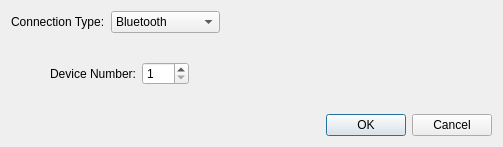
<?xml version="1.0" encoding="UTF-8"?>
<ui version="4.0">
 <class>ConnectDialog</class>
 <widget class="QDialog" name="ConnectDialog">
  <property name="geometry">
   <rect>
    <x>0</x>
    <y>0</y>
    <width>503</width>
    <height>138</height>
   </rect>
  </property>
  <property name="windowTitle">
   <string>Connect</string>
  </property>
  <layout class="QVBoxLayout" name="verticalLayout">
   <item>
    <layout class="QHBoxLayout" name="horizontalLayout">
     <item>
      <widget class="QLabel" name="label">
       <property name="text">
        <string>Connection Type:</string>
       </property>
      </widget>
     </item>
     <item>
      <widget class="QComboBox" name="comboBox">
       <item>
        <property name="text">
         <string>Bluetooth</string>
        </property>
       </item>
       <item>
        <property name="text">
         <string>Local Network</string>
        </property>
       </item>
       <item>
        <property name="text">
         <string>USB Network</string>
        </property>
       </item>
      </widget>
     </item>
     <item>
      <spacer name="horizontalSpacer">
       <property name="orientation">
        <enum>Qt::Horizontal</enum>
       </property>
       <property name="sizeHint" stdset="0">
        <size>
         <width>40</width>
         <height>20</height>
        </size>
       </property>
      </spacer>
     </item>
    </layout>
   </item>
   <item>
    <widget class="QStackedWidget" name="stackedWidget">
     <property name="currentIndex">
      <number>0</number>
     </property>
     <widget class="QWidget" name="page_bluetooth">
      <layout class="QGridLayout" name="gridLayout_3">
       <item row="0" column="0">
        <spacer name="hs_bt_1">
         <property name="orientation">
          <enum>Qt::Horizontal</enum>
         </property>
         <property name="sizeType">
          <enum>QSizePolicy::Fixed</enum>
         </property>
         <property name="sizeHint" stdset="0">
          <size>
           <width>30</width>
           <height>20</height>
          </size>
         </property>
        </spacer>
       </item>
       <item row="0" column="1">
        <widget class="QLabel" name="label_devnumber_bt">
         <property name="text">
          <string>Device Number:</string>
         </property>
         <property name="alignment">
          <set>Qt::AlignRight|Qt::AlignTrailing|Qt::AlignVCenter</set>
         </property>
        </widget>
       </item>
       <item row="0" column="2">
        <widget class="QSpinBox" name="sb_devnumber_bt">
         <property name="minimum">
          <number>1</number>
         </property>
         <property name="maximum">
          <number>253</number>
         </property>
        </widget>
       </item>
       <item row="0" column="4">
        <spacer name="hs_bt_2">
         <property name="orientation">
          <enum>Qt::Horizontal</enum>
         </property>
         <property name="sizeType">
          <enum>QSizePolicy::Fixed</enum>
         </property>
         <property name="sizeHint" stdset="0">
          <size>
           <width>30</width>
           <height>20</height>
          </size>
         </property>
        </spacer>
       </item>
       <item row="0" column="3">
        <spacer name="horizontalSpacer_3">
         <property name="orientation">
          <enum>Qt::Horizontal</enum>
         </property>
         <property name="sizeHint" stdset="0">
          <size>
           <width>40</width>
           <height>20</height>
          </size>
         </property>
        </spacer>
       </item>
      </layout>
     </widget>
     <widget class="QWidget" name="page_lan">
      <layout class="QGridLayout" name="gridLayout">
       <item row="0" column="0">
        <spacer name="hs_lan_1">
         <property name="orientation">
          <enum>Qt::Horizontal</enum>
         </property>
         <property name="sizeType">
          <enum>QSizePolicy::Fixed</enum>
         </property>
         <property name="sizeHint" stdset="0">
          <size>
           <width>30</width>
           <height>20</height>
          </size>
         </property>
        </spacer>
       </item>
       <item row="1" column="4">
        <spacer name="hs_lan_4">
         <property name="orientation">
          <enum>Qt::Horizontal</enum>
         </property>
         <property name="sizeType">
          <enum>QSizePolicy::Fixed</enum>
         </property>
         <property name="sizeHint" stdset="0">
          <size>
           <width>30</width>
           <height>20</height>
          </size>
         </property>
        </spacer>
       </item>
       <item row="0" column="1">
        <widget class="QLabel" name="label_ip_lan">
         <property name="text">
          <string>IP:</string>
         </property>
         <property name="alignment">
          <set>Qt::AlignRight|Qt::AlignTrailing|Qt::AlignVCenter</set>
         </property>
        </widget>
       </item>
       <item row="0" column="4">
        <spacer name="hs_lan_2">
         <property name="orientation">
          <enum>Qt::Horizontal</enum>
         </property>
         <property name="sizeType">
          <enum>QSizePolicy::Fixed</enum>
         </property>
         <property name="sizeHint" stdset="0">
          <size>
           <width>30</width>
           <height>20</height>
          </size>
         </property>
        </spacer>
       </item>
       <item row="1" column="2">
        <widget class="QSpinBox" name="sb_port_lan">
         <property name="minimum">
          <number>7000</number>
         </property>
         <property name="maximum">
          <number>19999</number>
         </property>
         <property name="value">
          <number>8888</number>
         </property>
        </widget>
       </item>
       <item row="1" column="1">
        <widget class="QLabel" name="label_port_lan">
         <property name="text">
          <string>Port:</string>
         </property>
         <property name="alignment">
          <set>Qt::AlignRight|Qt::AlignTrailing|Qt::AlignVCenter</set>
         </property>
        </widget>
       </item>
       <item row="1" column="0">
        <spacer name="hs_lan_3">
         <property name="orientation">
          <enum>Qt::Horizontal</enum>
         </property>
         <property name="sizeType">
          <enum>QSizePolicy::Fixed</enum>
         </property>
         <property name="sizeHint" stdset="0">
          <size>
           <width>30</width>
           <height>20</height>
          </size>
         </property>
        </spacer>
       </item>
       <item row="1" column="3">
        <spacer name="horizontalSpacer_2">
         <property name="orientation">
          <enum>Qt::Horizontal</enum>
         </property>
         <property name="sizeHint" stdset="0">
          <size>
           <width>40</width>
           <height>20</height>
          </size>
         </property>
        </spacer>
       </item>
       <item row="0" column="2" colspan="2">
        <widget class="QLineEdit" name="le_ip_lan">
         <property name="text">
          <string>127.0.0.1</string>
         </property>
        </widget>
       </item>
      </layout>
     </widget>
     <widget class="QWidget" name="page_usb">
      <layout class="QGridLayout" name="gridLayout_2">
       <item row="0" column="0">
        <spacer name="hs_usb_1">
         <property name="orientation">
          <enum>Qt::Horizontal</enum>
         </property>
         <property name="sizeType">
          <enum>QSizePolicy::Fixed</enum>
         </property>
         <property name="sizeHint" stdset="0">
          <size>
           <width>30</width>
           <height>20</height>
          </size>
         </property>
        </spacer>
       </item>
       <item row="0" column="1">
        <widget class="QLabel" name="label_ip_usb">
         <property name="text">
          <string>IP:</string>
         </property>
         <property name="alignment">
          <set>Qt::AlignRight|Qt::AlignTrailing|Qt::AlignVCenter</set>
         </property>
        </widget>
       </item>
       <item row="0" column="2">
        <widget class="QLineEdit" name="le_ip_usb">
         <property name="text">
          <string>192.168.51.1</string>
         </property>
        </widget>
       </item>
       <item row="0" column="3">
        <spacer name="hs_usb_2">
         <property name="orientation">
          <enum>Qt::Horizontal</enum>
         </property>
         <property name="sizeType">
          <enum>QSizePolicy::Fixed</enum>
         </property>
         <property name="sizeHint" stdset="0">
          <size>
           <width>30</width>
           <height>20</height>
          </size>
         </property>
        </spacer>
       </item>
      </layout>
     </widget>
     <widget class="QWidget" name="page_null"/>
    </widget>
   </item>
   <item>
    <widget class="QDialogButtonBox" name="buttonBox">
     <property name="orientation">
      <enum>Qt::Horizontal</enum>
     </property>
     <property name="standardButtons">
      <set>QDialogButtonBox::Cancel|QDialogButtonBox::Ok</set>
     </property>
    </widget>
   </item>
  </layout>
 </widget>
 <resources/>
 <connections>
  <connection>
   <sender>buttonBox</sender>
   <signal>accepted()</signal>
   <receiver>ConnectDialog</receiver>
   <slot>accept()</slot>
   <hints>
    <hint type="sourcelabel">
     <x>248</x>
     <y>254</y>
    </hint>
    <hint type="destinationlabel">
     <x>157</x>
     <y>274</y>
    </hint>
   </hints>
  </connection>
  <connection>
   <sender>buttonBox</sender>
   <signal>rejected()</signal>
   <receiver>ConnectDialog</receiver>
   <slot>reject()</slot>
   <hints>
    <hint type="sourcelabel">
     <x>316</x>
     <y>260</y>
    </hint>
    <hint type="destinationlabel">
     <x>286</x>
     <y>274</y>
    </hint>
   </hints>
  </connection>
  <connection>
   <sender>comboBox</sender>
   <signal>currentIndexChanged(int)</signal>
   <receiver>stackedWidget</receiver>
   <slot>setCurrentIndex(int)</slot>
   <hints>
    <hint type="sourcelabel">
     <x>152</x>
     <y>18</y>
    </hint>
    <hint type="destinationlabel">
     <x>251</x>
     <y>68</y>
    </hint>
   </hints>
  </connection>
 </connections>
</ui>
